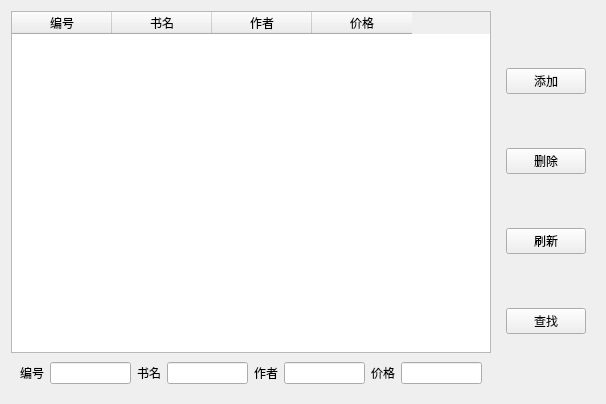
<?xml version="1.0" encoding="UTF-8"?>
<ui version="4.0">
 <class>Widget</class>
 <widget class="QWidget" name="Widget">
  <property name="geometry">
   <rect>
    <x>0</x>
    <y>0</y>
    <width>602</width>
    <height>400</height>
   </rect>
  </property>
  <property name="windowTitle">
   <string>Widget</string>
  </property>
  <layout class="QHBoxLayout" name="horizontalLayout">
   <item>
    <widget class="QWidget" name="widget_2" native="true">
     <property name="sizePolicy">
      <sizepolicy hsizetype="Preferred" vsizetype="Preferred">
       <horstretch>0</horstretch>
       <verstretch>0</verstretch>
      </sizepolicy>
     </property>
     <property name="minimumSize">
      <size>
       <width>480</width>
       <height>382</height>
      </size>
     </property>
     <property name="maximumSize">
      <size>
       <width>480</width>
       <height>382</height>
      </size>
     </property>
     <layout class="QVBoxLayout" name="verticalLayout_2">
      <property name="spacing">
       <number>0</number>
      </property>
      <property name="leftMargin">
       <number>0</number>
      </property>
      <property name="topMargin">
       <number>0</number>
      </property>
      <property name="rightMargin">
       <number>0</number>
      </property>
      <property name="bottomMargin">
       <number>0</number>
      </property>
      <item>
       <widget class="QTableWidget" name="listTable">
        <property name="columnCount">
         <number>4</number>
        </property>
        <column>
         <property name="text">
          <string>编号</string>
         </property>
        </column>
        <column>
         <property name="text">
          <string>书名</string>
         </property>
        </column>
        <column>
         <property name="text">
          <string>作者</string>
         </property>
        </column>
        <column>
         <property name="text">
          <string>价格</string>
         </property>
        </column>
       </widget>
      </item>
      <item>
       <widget class="QWidget" name="searchWidget" native="true">
        <layout class="QHBoxLayout" name="horizontalLayout_2">
         <item>
          <widget class="QLabel" name="label">
           <property name="text">
            <string>编号</string>
           </property>
          </widget>
         </item>
         <item>
          <widget class="QLineEdit" name="idEdit"/>
         </item>
         <item>
          <widget class="QLabel" name="label_2">
           <property name="text">
            <string>书名</string>
           </property>
          </widget>
         </item>
         <item>
          <widget class="QLineEdit" name="nameEdit"/>
         </item>
         <item>
          <widget class="QLabel" name="label_3">
           <property name="text">
            <string>作者</string>
           </property>
          </widget>
         </item>
         <item>
          <widget class="QLineEdit" name="authorEdit"/>
         </item>
         <item>
          <widget class="QLabel" name="label_4">
           <property name="text">
            <string>价格</string>
           </property>
          </widget>
         </item>
         <item>
          <widget class="QLineEdit" name="priceEdit"/>
         </item>
        </layout>
       </widget>
      </item>
     </layout>
    </widget>
   </item>
   <item>
    <widget class="QWidget" name="widget" native="true">
     <layout class="QVBoxLayout" name="verticalLayout">
      <item>
       <widget class="QPushButton" name="addButton">
        <property name="text">
         <string>添加</string>
        </property>
       </widget>
      </item>
      <item>
       <widget class="QPushButton" name="delButton">
        <property name="text">
         <string>删除</string>
        </property>
       </widget>
      </item>
      <item>
       <widget class="QPushButton" name="flashButton">
        <property name="text">
         <string>刷新</string>
        </property>
       </widget>
      </item>
      <item>
       <widget class="QPushButton" name="searchButton">
        <property name="text">
         <string>查找</string>
        </property>
       </widget>
      </item>
     </layout>
    </widget>
   </item>
  </layout>
 </widget>
 <resources/>
 <connections/>
</ui>
